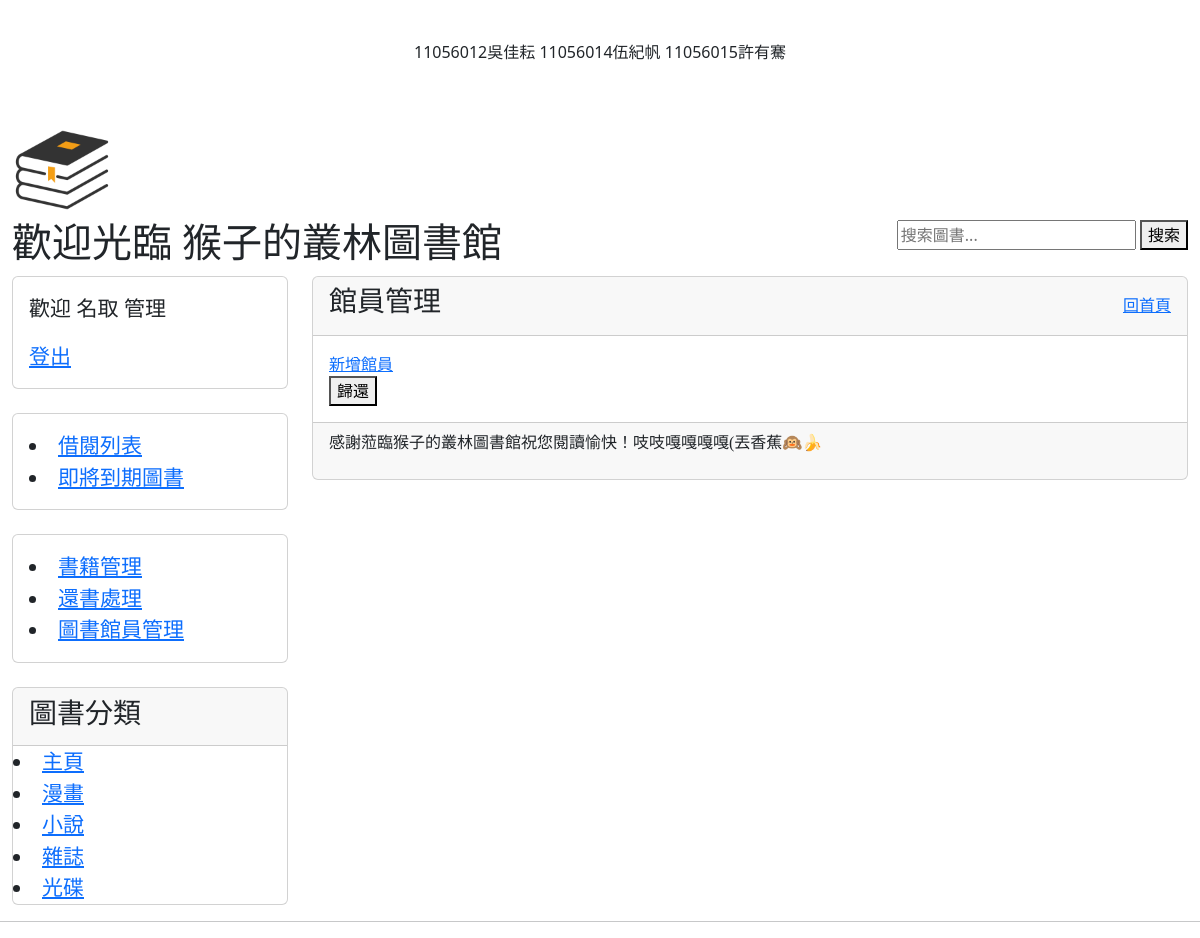
The page /employeeManage/ (signed in) on the database its author committed.
### user_borrowAndReturn/models.py (models this page shows, shortened)
class Category(models.Model):
    name=models.CharField(max_length=100)

### user_borrowAndReturn/views.py (the view)
# urls.py: path('employeeManage/', views.employeeManagePage,name='employeeManage'),
def employeeManagePage(request):
    if not request.user.is_superuser:
        return redirect('/')
    else:
        employeeList=User.objects.filter(is_staff=True)
        return render(request, 'employeeManagePage.html', locals())

### user_borrowAndReturn/templatetags/getAllCategoryForMenu.py (called while the page is built)
@register.simple_tag
def get_menu_categories():
    return Category.objects.all()

### user_borrowAndReturn/templates/employeeManagePage.html (shortened to what this page needs)
{% extends "base.html" %}
{% block headmessage %}
<div style="display: flex;justify-content: space-between; align-items: center;">
    <h3 style='font-family:微軟正黑體;'>館員管理</h3>
    <a style='font-family:微軟正黑體;' href="/">回首頁</a>
</div>
{% endblock headmessage %}
{% block content%}
    <a href="">新增館員</a>
    {% if employeeList %}
    <button type="submit">歸還</button>
{% else %}
    {% if msg %}
        <p>{{ msg }}</p>
    {% else %}
        <p>尚未有未歸還書籍</p>
    {% endif %}
    {% endif %}
{% endblock content %}

### user_borrowAndReturn/templates/base.html (shortened to what this page needs)
{% load getAllCategoryForMenu %}
<!DOCTYPE html>
<html>
    <head>
    <link href="https://cdn.jsdelivr.net/npm/bootstrap@5.3.2/dist/css/bootstrap.min.css" rel="stylesheet">
    </head>
    <body>
        <div class="container-fluid">
            {% include 'header.html'%}
            <div class="row">
                <div class="col-sm-3 col-md-3">
                    <div class="card">
                        <div class="card-body">
                            <div class="list-group" style="font-size: 21px;">
                                    {% if request.user.is_active %}
                                        {% if request.user.is_superuser %}
                                            <p>歡迎 {{ request.user.first_name }} 管理</p>
                                        {% elif request.user.is_staff %}
                                            <p>歡迎 {{ request.user.first_name }} 圖書員</p>
                                        {% else %}
                                            <p>歡迎 {{ request.user.first_name }} 讀者</p>
                                        {% endif %}
                                        <a href="/logout/">登出</a>
                                    {% else %}
                                        <p>當前尚未登入</p>
                                        <a href="/login/">登入</a>
                                        <a href="/register/">註冊</a>
                                    {% endif %}
                            </div>
                        </div>
                    </div>
                    <br>
                    {% if request.user.is_active %}
                    <div class="card">
                        <div class="card-body">
                            <div class="list-group" style="font-size: 21px;">
                                <li><a href="/borrowList/">借閱列表</a></li>
                                <li><a href="/needReturn/">即將到期圖書</a></li>
                            </div>
                        </div>
                    </div>
                    <br>
                    {% endif %}
                    {% if request.user.is_staff %}
                    <div class="card">
                        <div class="card-body">
                            <div class="list-group" style="font-size: 21px;">
                                <li><a href="/">書籍管理</a></li>
                                <li><a href="/returnBookPage/">還書處理</a></li>
                                {% if request.user.is_superuser %}
                                <li><a href="/">圖書館員管理</a></li>
                                {% endif %}
                            </div>
                        </div>
                    </div>
                    <br>
                    {% endif %}
                    <div class="card">
                        <div class="card-header">
                            <h3>圖書分類<h3>
                        </div>
                        <div class="list-group" style="font-size: 21px;">
                            <li><a href="/">主頁</a></li>
                            {% get_menu_categories as categories %}
                            {% for category in categories %}
                                <li><a href="/category/{{ category.id }}/">{{ category.name }}</a></li>
                            {% endfor %}
                        </div>
                    </div>
                </div>
                <div class="col-sm-9 col-md-9">
                <div class="card">
                    <div class="card-header">
                    {% block headmessage %}
                    {% endblock %}
                </div>
                <div class="card-body">
                    {% block content %}
                    {% endblock %}
                </div>
                <div class="card-footer">
                    {% include 'footer.html' %}
                </div>
            </div>
                </div>
            </div>
        </div>
        <hr>
    </body>
</html>

### rows shown on the page
Category: name "漫畫"
Category: name "小說"
Category: name "雜誌"
Category: name "光碟"

### other values the page prints
{{ request.user.first_name }} "名取"
